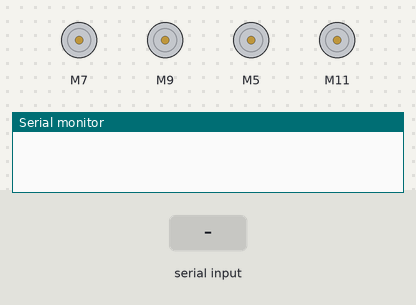
Recording of a sketch running on a simulated Arduino Mega 2560, built with avr-gcc and run on an emulated ATmega2560. Shown: 4 × DC motor (green arrow = forward, orange = backward, longer = faster), the last lines printed to the serial monitor. The test bench sets the inputs (shaded band).

Above: at 1.2 s.
1.3 s: "90 45 200 10\n" received over Serial
At 2.5 s:
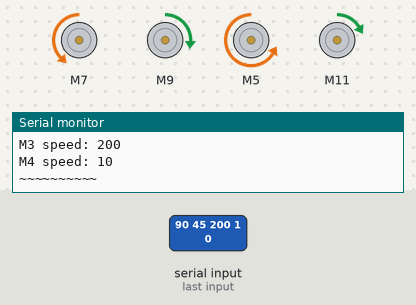
2.8 s: "90,45\n" received over Serial
Timing chart, 0 to 5.8 s (numbered marks = the images above; inputs shaded):
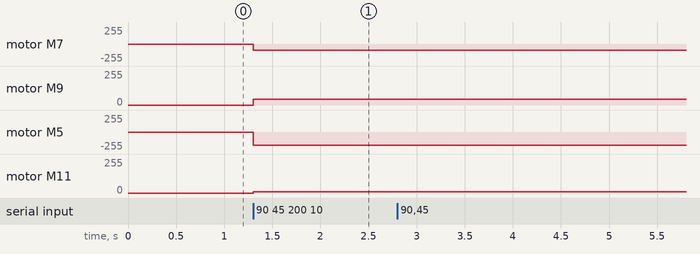

The sketch:

quad_motor_open_loop.ino
```cpp
// Mechatronics - Spring 2022
// Runs on Arduino Mega with two DRV8833 motor drivers.
// Allows open-loop control of 4 motors.
// User sends PWM commands via serial communications.
// Uses this library: https://github.com/TheArduinist/DRV8833

#include <DRV8833.h>

// enum
const int M1 = 1;
const int M2 = 2;
const int M3 = 3;
const int M4 = 4;

// motor speed/direction pins (PWM)
const int M1_FORWARD = 7;
const int M1_BACKWARD = 6;
const int M2_FORWARD = 9;
const int M2_BACKWARD = 8;
const int M3_FORWARD = 5;
const int M3_BACKWARD = 4;
const int M4_FORWARD = 11;
const int M4_BACKWARD = 10;

// motor objects (A for 1&2, B for 3&4)
DRV8833 DRIVER_A = DRV8833();
DRV8833 DRIVER_B = DRV8833();

// keep track of current speed/direction
int M1_current_speed, M2_current_speed, M3_current_speed, M4_current_speed = 0;

void setup()
{
  Serial.begin(115200);

  DRIVER_A.attachMotorA(M1_FORWARD, M1_BACKWARD); // M1 pins
  DRIVER_A.attachMotorB(M2_FORWARD, M2_BACKWARD); // M2 pins
  DRIVER_B.attachMotorA(M3_FORWARD, M3_BACKWARD); // M3 pins
  DRIVER_B.attachMotorB(M4_FORWARD, M4_BACKWARD); // M4 pins
}

void spin_motor(int motor, int target_speed)
{
  switch (motor)
  {
    case 1:
      if (target_speed > 0)
        DRIVER_A.motorAForward(target_speed);
      else
        DRIVER_A.motorAReverse(abs(target_speed));
      break;

    case 2:
      if (target_speed > 0)
        DRIVER_A.motorBForward(target_speed);
      else
        DRIVER_A.motorBReverse(abs(target_speed));
      break;

    case 3:
      if (target_speed > 0)
        DRIVER_B.motorAForward(target_speed);
      else
        DRIVER_B.motorAReverse(abs(target_speed));
      break;

    case 4:
      if (target_speed > 0)
        DRIVER_B.motorBForward(target_speed);
      else
        DRIVER_B.motorBReverse(abs(target_speed));
      break;

    default:
      break;
  }
}

// wait for serial data to come
uint8_t input_buffer_len = 0;
const int input_buffer_max_len = 256;
char input_buffer[input_buffer_max_len];
bool data_ready = false;
String GUI_input;

void serialEvent()
{
  input_buffer[input_buffer_len] = Serial.read();
  if (input_buffer[input_buffer_len] == '\n')
  {
    data_ready = true;
    input_buffer[input_buffer_len + 1] = '\0';
    GUI_input = String(input_buffer);
    input_buffer_len = 0;
  } else
    input_buffer_len++;
}

void loop()
{
  // read GUI input
  if (data_ready)
  {
    data_ready = false;
    int input_buffer_len = GUI_input.length() + 1;
    char input_buffer[input_buffer_len];
    GUI_input.toCharArray(input_buffer, input_buffer_len);

    // parse GUI input:
    // m1_speed m2_speed m3_speed m4_speed
    int M1_new_speed, M2_new_speed, M3_new_speed, M4_new_speed;
    int result = sscanf(input_buffer, "%d %d %d %d\n",
                        &M1_new_speed, &M2_new_speed,
                        &M3_new_speed, &M4_new_speed);

    // check for bad input
    if (result != 4)
    {
      Serial.println("Didn't enter correct format.");
      return;
    }

    // update motors if speed or direction changed
    if (M1_new_speed != M1_current_speed)
    {
      M1_current_speed = M1_new_speed;
      spin_motor(M1, -1 * M1_current_speed);
    }

    if (M2_new_speed != M2_current_speed)
    {
      M2_current_speed = M2_new_speed;
      spin_motor(M2, M2_current_speed);
    }

    if (M3_new_speed != M3_current_speed)
    {
      M3_current_speed = M3_new_speed;
      spin_motor(M3, -1 * M3_current_speed);
    }

    if (M4_new_speed != M4_current_speed)
    {
      M4_current_speed = M4_new_speed;
      spin_motor(M4, M4_current_speed);
    }

    Serial.println("~~~~~~~~~~");
    Serial.print("M1 speed: ");
    Serial.println(M1_current_speed);
    Serial.print("M2 speed: ");
    Serial.println(M2_current_speed);
    Serial.print("M3 speed: ");
    Serial.println(M3_current_speed);
    Serial.print("M4 speed: ");
    Serial.println(M4_current_speed);
    Serial.println("~~~~~~~~~~");
  }
}
```

Measured:
- after the input at 1.3 s, motor M7: stopped → backward 90/255 at once; motor M9: stopped → forward 45/255 at once; motor M5: stopped → backward 200/255 at once; motor M11: stopped → forward 10/255 at once
